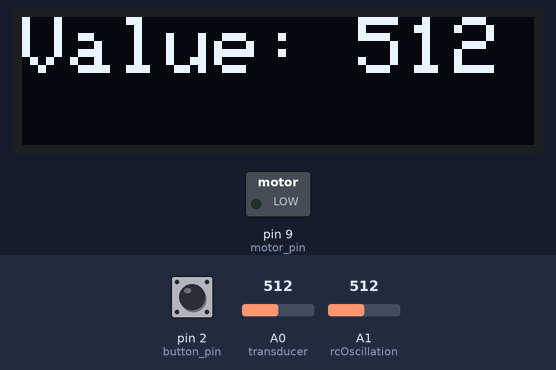
A sketch run on a simulated Arduino Uno, built with avr-gcc and run on an emulated ATmega328P. Shown: 128×32 one-colour display, switched loads named in the sketch (green lamp = pin HIGH). Inputs (shaded band) come from the test bench; at power-on: A0 (transducer) = 512, pin 2 (button_pin) HIGH, A1 (rcOscillation) = 512. What the sketch prints to the serial monitor is not drawn.

Above: at 1.2 s.
1.3 s: A0 (transducer) set to 716
At 2.2 s:
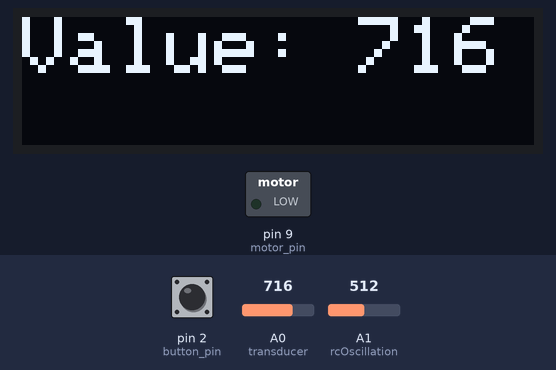
2.8 s: pin 2 (button_pin) pulled LOW for 0.15 s
At 3.8 s:
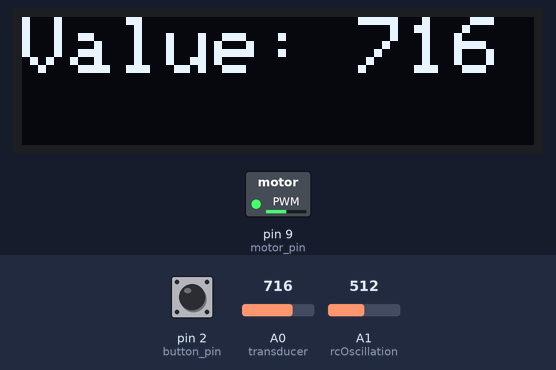
4.8 s: A0 (transducer) set to 900
At 5.3 s:
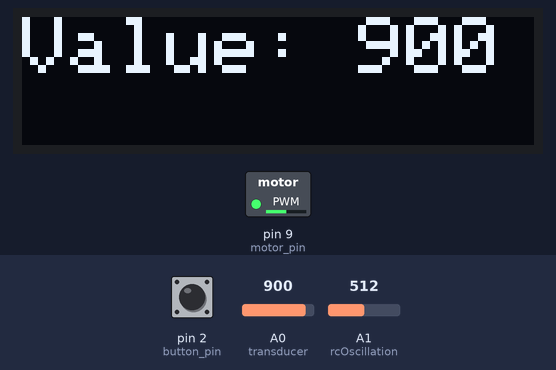
6.3 s: A1 (rcOscillation) set to 108
9.3 s: A1 (rcOscillation) set to 91
10.8 s: A0 (transducer) set to 982
At 11.1 s:
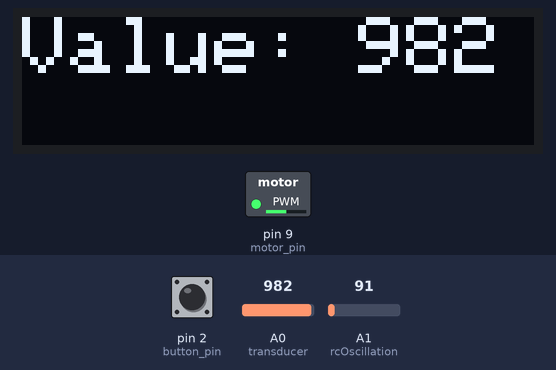
12.3 s: A0 (transducer) set to 1018
At 12.9 s:
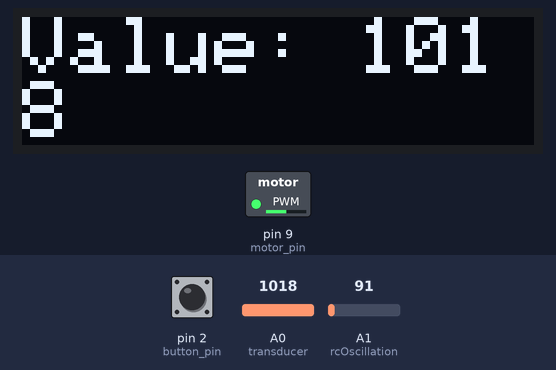
Timing chart, 0 to 14.8 s (numbered marks = the images above; inputs shaded):
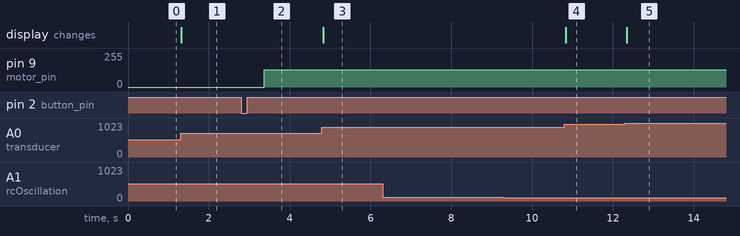

The sketch:

System_code_draft_1.ino
```cpp
#include <Adafruit_GFX.h>
#include <Adafruit_SSD1306.h>

#define SCREEN_WIDTH 128  // OLED display width, in pixels
#define SCREEN_HEIGHT 32  // OLED display height, in pixels
#define OLED_RESET -1     // Reset pin # (or -1 if sharing Arduino reset pin)

Adafruit_SSD1306 display(SCREEN_WIDTH, SCREEN_HEIGHT, &Wire, OLED_RESET);

// declare variables for pins
const int button_pin = 2;
const int motor_pin = 9;

const int transducer = A0;
const int rcOscillation = A1;

int pressure;
int osc;

// variable for the button state
int button_state;
// variable to track the previous button state
int prev_button_state = HIGH;
// variable to track the current state of the system
int system_state = 0; // 0 represents off, 1 represents on
unsigned long motorStartTime = 0;

void displayVariable() {
  display.clearDisplay();

  // Print the variable value
  display.setTextSize(2);
  display.setTextColor(SSD1306_WHITE);
  display.setCursor(0, 0);
  display.print("Value: ");
  display.println(pressure);

  display.display();
}

void setup() // code that only runs once
{
    // initialize serial communication
  Serial.begin(9600);

  pinMode(motor_pin, OUTPUT);
  pinMode(button_pin, INPUT_PULLUP);

  pinMode(transducer,INPUT);
  pinMode(rcOscillation,INPUT);

  if (!display.begin(SSD1306_SWITCHCAPVCC, 0x3C)) {
    Serial.println(F("SSD1306 allocation failed"));
    for (;;)
      ;
  }

  display.clearDisplay();
}

void loop()
{
  // Data Logging
  float time = micros() / 1e6;

  // Start Stop for system
  button_state = digitalRead(button_pin);

  if (button_state == LOW && prev_button_state == HIGH) {
    // Button is pressed
    delay(50); // Debounce
    if (button_state == LOW) {
      // Toggle system state when the button is pressed
      system_state = 1 - system_state; // Toggle between 0 and 1
      analogWrite(motor_pin, 0); // Ensure motor stops immediately
      delay(500); // Debounce
      Serial.print("Button State: ");
      Serial.println(system_state);
      motorStartTime = millis(); // Record the time when the motor starts
    }
  }

  if (system_state == 1) {
    // Motor is on
    analogWrite(motor_pin, 128);
  } else {
    // Motor is off
    analogWrite(motor_pin, 0);
  }

  // Update the previous button state
  prev_button_state = button_state;

  // transducer code
  pressure = analogRead(transducer);
  osc = analogRead(rcOscillation);

  Serial.print(time);
  Serial.print(",");
  Serial.print(pressure);
  Serial.print(",");
  Serial.println(osc);

  displayVariable();

  delay(20); // data collection rate
}
```

Measured:
- after the input at 1.3 s, the display: changes at once (image 1)
- after the input at 2.8 s, pin 9 (motor_pin): 0/255 → 128/255 after 0.57 s
- after the input at 4.8 s, the display: changes at once (image 3)
- after the input at 6.3 s, every drawn part: stays the same
- after the input at 9.3 s, every drawn part: stays the same
- after the input at 10.8 s, the display: changes at once (image 4)
- after the input at 12.3 s, the display: changes after 0.05 s (image 5)
